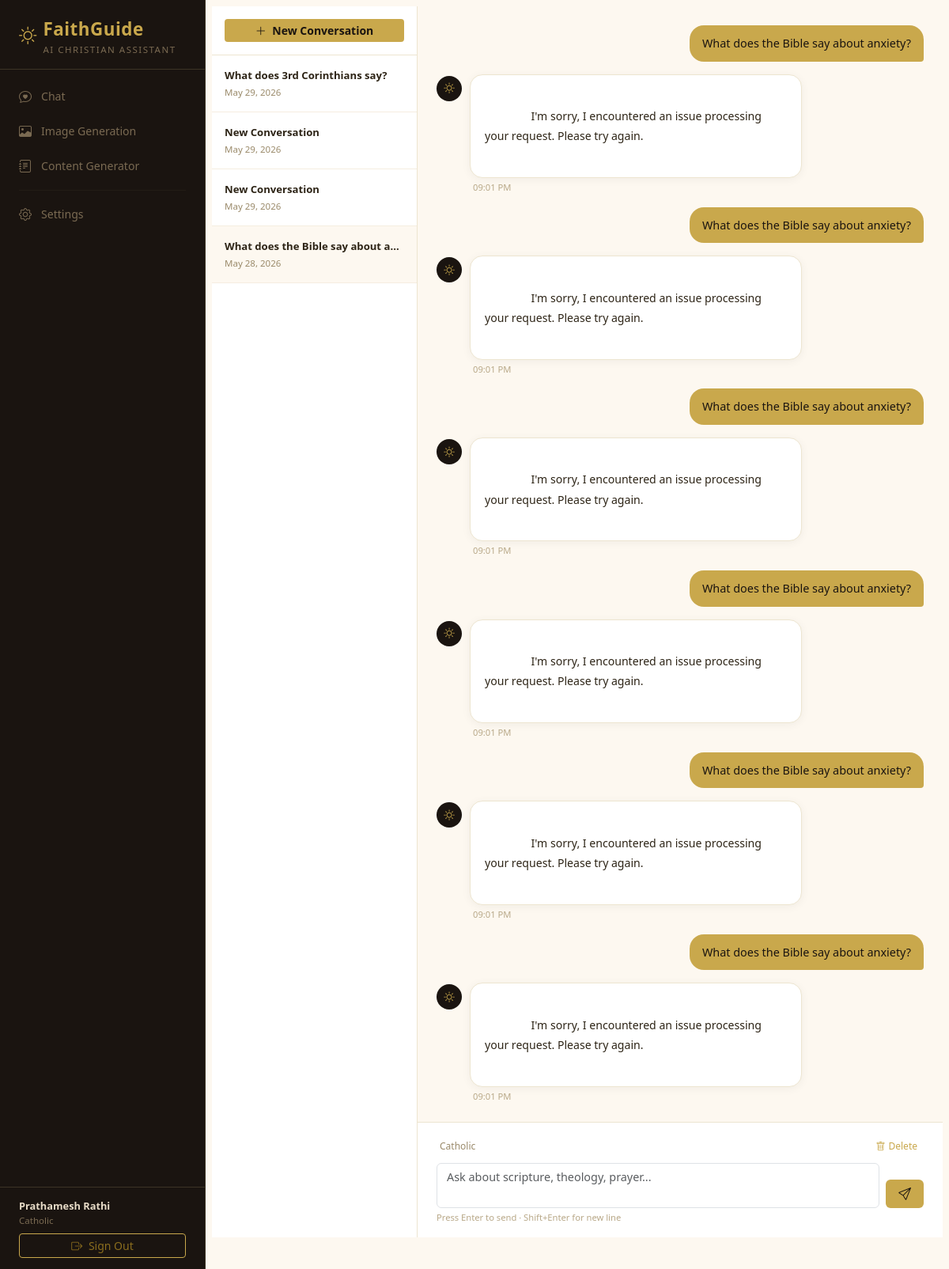
The app's page /chat/1 (signed in) with its own data.
### app/models.py (models this page shows, shortened)
class User(db.Model):
    __tablename__ = 'users'
    id           = db.Column(db.Integer, primary_key=True)
    name         = db.Column(db.String(100), nullable=False)
    email        = db.Column(db.String(150), unique=True, nullable=False)
    password     = db.Column(db.String(200), nullable=False)
    denomination = db.Column(db.String(100), default='Protestant (General)')
    created_at   = db.Column(db.DateTime, default=datetime.utcnow)
    conversations = db.relationship('Conversation', back_populates='user',
                                    cascade='all, delete-orphan')

class Conversation(db.Model):
    __tablename__ = 'conversations'
    id         = db.Column(db.Integer, primary_key=True)
    user_id    = db.Column(db.Integer, db.ForeignKey('users.id'), nullable=False)
    title      = db.Column(db.String(200), default='New Conversation')
    created_at = db.Column(db.DateTime, default=datetime.utcnow)
    updated_at = db.Column(db.DateTime, default=datetime.utcnow,
                           onupdate=datetime.utcnow)
    user     = db.relationship('User', back_populates='conversations')
    messages = db.relationship('Message', back_populates='conversation',
                               cascade='all, delete-orphan',
                               order_by='Message.created_at')

class Message(db.Model):
    __tablename__ = 'messages'
    id              = db.Column(db.Integer, primary_key=True)
    conversation_id = db.Column(db.Integer, db.ForeignKey('conversations.id'),
                                nullable=False)
    role            = db.Column(db.String(20), nullable=False)
    content         = db.Column(db.Text, nullable=False)
    verses_used     = db.Column(db.Text, default='')
    image_url       = db.Column(db.String(500), default='')
    created_at      = db.Column(db.DateTime, default=datetime.utcnow)
    conversation = db.relationship('Conversation', back_populates='messages')
    @property
    def verses_used_list(self):
        if not self.verses_used:
            return []
        try:
            data = json.loads(self.verses_used)
            if isinstance(data, list):
                return data
            return []
        except Exception:
            return []

### app/chat.py (the view)
@chat_bp.route('/chat/<int:conv_id>')
@login_required
def conversation(conv_id):
    user = get_current_user()
    conv = Conversation.query.filter_by(
        id      = conv_id,
        user_id = user.id
    ).first_or_404()
    conversations = (Conversation.query
                     .filter_by(user_id=user.id)
                     .order_by(Conversation.updated_at.desc())
                     .limit(20).all())
    return render_template('chat/index.html',
                           user          = user,
                           conversations = conversations,
                           active_conv   = conv,
                           messages      = conv.messages)

### app/utils.py (called while the page is built)
def login_required(f):
    @wraps(f)
    def decorated(*args, **kwargs):
        if 'user_id' not in session:
            flash('Please log in to continue.', 'warning')
            return redirect(url_for('auth.login'))
        return f(*args, **kwargs)
    return decorated

def get_current_user():
    user_id = session.get('user_id')
    if not user_id:
        return None
    return User.query.get(user_id)

### app/templates/chat/index.html (shortened to what this page needs)
{% extends "base.html" %}
{% block content %}
<div style="display:flex;height:calc(100vh - 48px);gap:0;margin:-16px">
  <div style="width:260px;border-right:1px solid #ede5d0;
              background:#fff;display:flex;flex-direction:column;flex-shrink:0">
    <div class="p-3" style="border-bottom:1px solid #ede5d0">
      <form method="POST" action="{{ url_for('chat.new_conversation') }}">
        <button class="btn btn-gold w-100 btn-sm">
          <i class="bi bi-plus-lg me-1"></i> New Conversation
        </button>
      </form>
    </div>
    <div style="overflow-y:auto;flex:1">
      {% if conversations %}
        {% for c in conversations %}
        <a href="{{ url_for('chat.conversation', conv_id=c.id) }}"
           class="d-block p-3 text-decoration-none"
           style="border-bottom:1px solid #f5ede0;
                  background:{{ '#fdf8f0' if active_conv and active_conv.id == c.id else '#fff' }};
                  transition:.15s"
           onmouseover="this.style.background='#fdf8f0'"
           onmouseout="this.style.background='{{ '#fdf8f0' if active_conv and active_conv.id == c.id else '#fff' }}'">
          <div style="font-size:0.82rem;font-weight:600;color:#2d2416;
                      white-space:nowrap;overflow:hidden;text-overflow:ellipsis">
            {{ c.title }}
          </div>
          <div style="font-size:0.72rem;color:#9a8a6a;margin-top:2px">
            {{ c.updated_at.strftime('%b %d, %Y') }}
          </div>
        </a>
        {% endfor %}
      {% else %}
        <div class="p-4 text-center" style="color:#9a8a6a;font-size:0.82rem">
          No conversations yet.<br>Start one above.
        </div>
      {% endif %}
    </div>
  </div>
  <div style="flex:1;display:flex;flex-direction:column;background:var(--parchment)">
    {% if active_conv %}
    <div id="messages-area"
         style="flex:1;overflow-y:auto;padding:24px;
                display:flex;flex-direction:column;gap:16px">
      {% for msg in messages %}
      <div class="d-flex
                  {{ 'justify-content-end' if msg.role == 'user'
                     else 'justify-content-start' }}">
        <div style="max-width:75%">
          {% if msg.role == 'user' %}
          <div style="background:var(--gold);color:#1a1410;
                      border-radius:18px 18px 4px 18px;
                      padding:12px 16px;font-size:0.9rem;font-weight:500">
            {{ msg.content }}
          </div>
          {% else %}
          <div style="display:flex;gap:10px;align-items:flex-start">
            <div style="width:32px;height:32px;border-radius:50%;
                        background:var(--dark-bg);flex-shrink:0;margin-top:2px;
                        display:flex;align-items:center;justify-content:center">
              <i class="bi bi-brightness-high"
                 style="color:var(--gold);font-size:0.85rem"></i>
            </div>
            <div style="flex:1">
              <div class="faith-card"
                   style="padding:14px 18px;font-size:0.88rem;
                          line-height:1.8;color:#2d2416;white-space:pre-wrap">
                {{ msg.content }}
              </div>
              <div style="font-size:0.7rem;color:#b8a888;
                          margin-top:4px;padding-left:4px">
                {{ msg.created_at.strftime('%I:%M %p') }}
              </div>
            </div>
          </div>
          {% endif %}
        </div>
      </div>
      {% endfor %}
    </div>
    <div style="padding:16px 24px;border-top:1px solid #ede5d0;background:#fff">
      <div class="d-flex justify-content-between align-items-center mb-2">
        <span style="font-size:0.75rem;color:#9a8a6a">
          {{ session.denomination }}
        </span>
        <form method="POST"
              action="{{ url_for('chat.delete_conversation',
                                 conv_id=active_conv.id) }}"
              onsubmit="return confirm('Delete this conversation?')">
          <button class="btn btn-sm"
                  style="color:#c9a84c;border:none;
                         background:none;font-size:0.75rem">
            <i class="bi bi-trash me-1"></i>Delete
          </button>
        </form>
      </div>
      <form method="POST"
            action="{{ url_for('chat.send_message',
                               conv_id=active_conv.id) }}"
            id="chat-form">
        <div class="d-flex gap-2">
          <textarea id="msg-input"
                    name="message"
                    rows="2"
                    class="form-control"
                    placeholder="Ask about scripture, theology, prayer..."
                    style="resize:none;font-size:0.9rem"></textarea>
          <button type="submit"
                  class="btn btn-gold px-3"
                  style="align-self:flex-end">
            <i class="bi bi-send"></i>
          </button>
        </div>
        <div style="font-size:0.7rem;color:#b8a888;margin-top:4px">
          Press Enter to send · Shift+Enter for new line
        </div>
      </form>
    </div>
    {% endif %}
  </div>
</div>
{% endblock %}

### app/templates/base.html (shortened to what this page needs)
<!DOCTYPE html>
<html lang="en">
<head>
  <link href="https://cdn.jsdelivr.net/npm/bootstrap@5.3.2/dist/css/bootstrap.min.css" rel="stylesheet"/>
  <link href="https://cdn.jsdelivr.net/npm/bootstrap-icons@1.11.3/font/bootstrap-icons.min.css" rel="stylesheet"/>
</head>
<body>
{% if session.user_id %}
<div class="sidebar">
  <div class="sidebar-brand">
    <div class="d-flex align-items-center gap-2">
      <i class="bi bi-brightness-high" style="color:var(--gold);font-size:1.4rem"></i>
      <div>
        <div class="brand-name">FaithGuide</div>
        <div class="brand-sub">AI Christian Assistant</div>
      </div>
    </div>
  </div>
  <nav class="sidebar-nav">
    <a href="{{ url_for('chat.index') }}"
       class="{{ 'active' if request.endpoint == 'chat.index' }}">
      <i class="bi bi-chat-heart"></i> Chat
    </a>
    <a href="{{ url_for('chat.image_page') }}"
       class="{{ 'active' if request.endpoint == 'chat.image_page' }}">
      <i class="bi bi-image"></i> Image Generation
    </a>
    <a href="{{ url_for('chat.content_page') }}"
       class="{{ 'active' if request.endpoint == 'chat.content_page' }}">
      <i class="bi bi-journal-text"></i> Content Generator
    </a>
    <hr class="sidebar-divider"/>
    <a href="{{ url_for('auth.settings') }}"
       class="{{ 'active' if request.endpoint == 'auth.settings' }}">
      <i class="bi bi-gear"></i> Settings
    </a>
  </nav>
  <div class="sidebar-footer">
    <div class="user-name">{{ session.user_name }}</div>
    <div class="user-denom">{{ session.denomination }}</div>
    <a href="{{ url_for('auth.logout') }}"
       class="btn btn-sm btn-outline-gold mt-2 w-100">
      <i class="bi bi-box-arrow-right me-1"></i> Sign Out
    </a>
  </div>
</div>
<div class="main-content p-4">
{% endif %}
  {% block content %}{% endblock %}
{% if session.user_id %}
</div>
{% endif %}
</body>
</html>

### app/templates/base.html (style rules this page uses)
:root { --gold: #c9a84c; --gold-light: #f5e6c0; --gold-dark: #8a6d1e; --parchment: #fdf8f0; --dark-bg: #1a1410; --dark-card: #241e18; --dark-border: #3d3426; --text-light: #e8dcc8; }
body { background: var(--parchment); font-family: 'Segoe UI', sans-serif; }
.sidebar { width: 260px; min-height: 100vh; background: var(--dark-bg); position: fixed; top: 0; left: 0; display: flex; flex-direction: column; z-index: 100; border-right: 1px solid var(--dark-border); }
.sidebar-brand { padding: 20px 24px 16px; border-bottom: 1px solid var(--dark-border); }
.sidebar-brand .brand-name { font-size: 1.4rem; font-weight: 700; color: var(--gold); letter-spacing: 0.5px; }
.sidebar-brand .brand-sub { font-size: 0.72rem; color: #7a6a52; text-transform: uppercase; letter-spacing: 1.5px; }
.sidebar-nav { padding: 12px 0; flex: 1; }
.sidebar-nav a { display: flex; align-items: center; gap: 10px; padding: 10px 24px; color: #7a6a52; text-decoration: none; font-size: 0.88rem; transition: all 0.18s; }
.sidebar-nav a i { font-size: 1rem; width: 18px; }
.sidebar-divider { border-color: var(--dark-border); margin: 8px 24px; }
.sidebar-footer { padding: 14px 24px; border-top: 1px solid var(--dark-border); font-size: 0.8rem; }
.sidebar-footer .user-name { color: var(--text-light); font-weight: 600; }
.sidebar-footer .user-denom { color: #7a6a52; font-size: 0.72rem; }
.main-content { margin-left: 260px; min-height: 100vh; }
.faith-card { background: #fff; border: 1px solid #ede5d0; border-radius: 16px; box-shadow: 0 2px 12px rgba(0,0,0,0.05); }
.btn-gold { background: var(--gold); color: #1a1410; border: none; font-weight: 600; transition: all 0.2s; }
.btn-outline-gold { border: 1.5px solid var(--gold); color: var(--gold-dark); background: transparent; }

### records on screen
User: user_name "Prathamesh Rathi", denomination "Catholic"
Conversation: title "What does 3rd Corinthians say?", updated_at "May 29, 2026"
Conversation: title "New Conversation", updated_at "May 29, 2026"
Conversation: title "New Conversation", updated_at "May 29, 2026"
Conversation: title "What does the Bible say about a…", updated_at "May 28, 2026"
Message: content "What does the Bible say about anxiety?"
Message: content "I'm sorry, I encountered an issue processing your request. Please try again.", created_at "09:01 PM"
Message: content "What does the Bible say about anxiety?"
Message: content "I'm sorry, I encountered an issue processing your request. Please try again.", created_at "09:01 PM"
Message: content "What does the Bible say about anxiety?"
Message: content "I'm sorry, I encountered an issue processing your request. Please try again.", created_at "09:01 PM"
Message: content "What does the Bible say about anxiety?"
Message: content "I'm sorry, I encountered an issue processing your request. Please try again.", created_at "09:01 PM"
Message: content "What does the Bible say about anxiety?"
Message: content "I'm sorry, I encountered an issue processing your request. Please try again.", created_at "09:01 PM"
Message: content "What does the Bible say about anxiety?"
Message: content "I'm sorry, I encountered an issue processing your request. Please try again.", created_at "09:01 PM"
